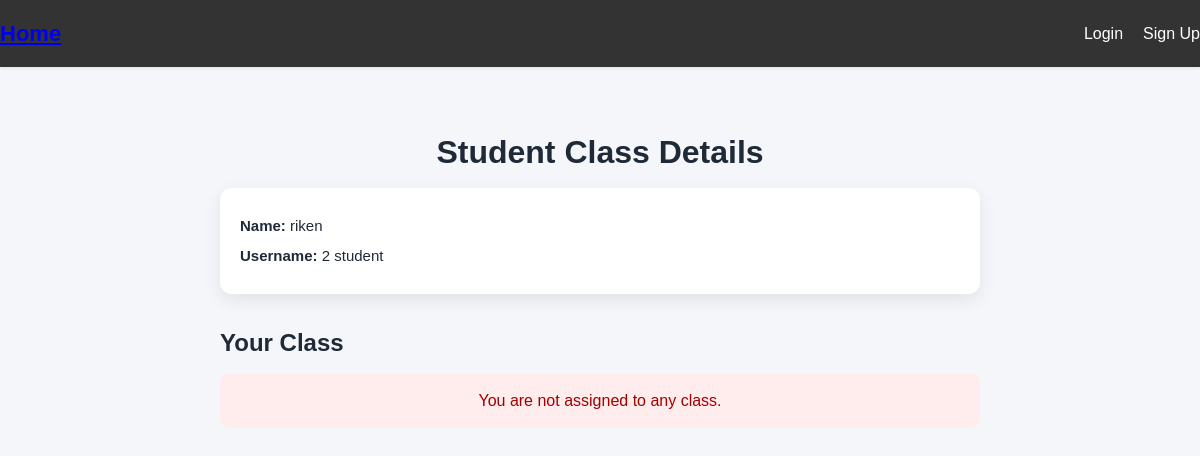
The app's page /student_class_detail/6/, older data.
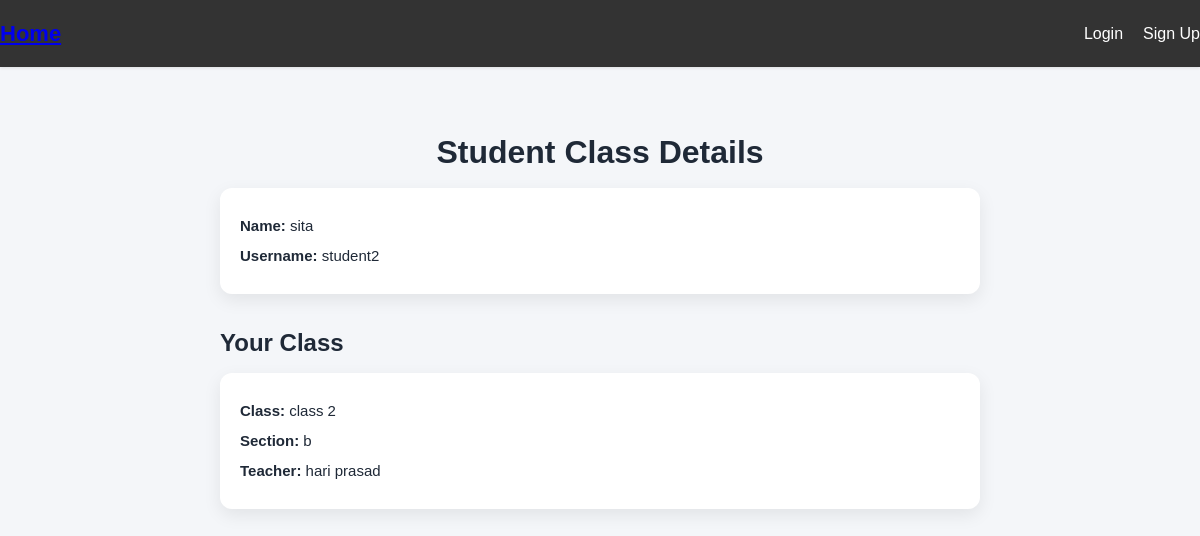
The same page, newer data.
### base/models.py (models this page shows, shortened)
class CustomUser(AbstractUser):
    USER_TYPE_CHOICES = (
        ('admin', 'Admin'),
        ('teacher', 'Teacher'),
        ('student', 'Student'),
        ('staff', 'Staff'),
    )
    name = models.CharField(max_length=255, blank=True)
    roll_number = models.IntegerField(blank=True, null=True)
    address = models.CharField(max_length=255)
    enrollment_date = models.DateField(auto_now_add=True)
    user_type = models.CharField(max_length=10, choices=USER_TYPE_CHOICES)
    email = models.EmailField(unique=True)
    image = models.ImageField(upload_to='user_image/', blank=True, null=True)

class School_Class(models.Model):
    class_name = models.CharField(max_length=50)
    section = models.CharField(max_length=10, blank=True)
    teacher = models.ForeignKey(CustomUser, on_delete=models.SET_NULL, null=True, blank=True)
    student = models.ManyToManyField(CustomUser, related_name='classes', blank=True)

### base/views.py (the view)
# urls.py: path("student_class_detail/<int:id>/", views.student_class_detail, name="student_class_detail"),
def student_class_detail(request, id):
    student = CustomUser.objects.get(id=id, user_type='student')
    classes = student.classes.all()
    return render(request, "student_class_detail.html", {
        "student": student,
        "classes": classes,
    })

### templates/student_class_detail.html (shortened to what this page needs)
{% extends 'base.html' %}
{% load static %}
{% block content %}
<div class="details-wrapper">
    <h1>Student Class Details</h1>
    <div class="student-info">
        <p><strong>Name:</strong> {{ student.name }}</p>
        <p><strong>Username:</strong> {{ student.username }}</p>
    </div>
    <h2>Your Class</h2>
    {% if classes %}
        {% for class_item in classes %}
            <div class="class-card">
                <p><strong>Class:</strong> {{ class_item.class_name }}</p>
                <p><strong>Section:</strong> {{ class_item.section }}</p>
                <p><strong>Teacher:</strong> {{ class_item.teacher.name }}</p>
            </div>
        {% endfor %}
    {% else %}
        <p class="no-class">You are not assigned to any class.</p>
    {% endif %}
</div>
{% endblock %}

Row changes from the older to the newer data that the page shows:
changed CustomUser: name "riken" → "sita"; username "2 student" → "student2"
now on this page (row edited): School_Class: class_name "class 2", section "b", teacher.name "hari prasad"
Text that changed along with them:
text no longer shown: "You are not assigned to any class."
